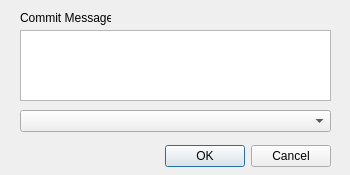
<?xml version="1.0" encoding="UTF-8"?>
<ui version="4.0">
 <class>CIDialog</class>
 <widget class="QDialog" name="CIDialog">
  <property name="geometry">
   <rect>
    <x>0</x>
    <y>0</y>
    <width>350</width>
    <height>175</height>
   </rect>
  </property>
  <property name="windowTitle">
   <string>Dialog</string>
  </property>
  <widget class="QDialogButtonBox" name="buttonBox">
   <property name="geometry">
    <rect>
     <x>70</x>
     <y>140</y>
     <width>261</width>
     <height>32</height>
    </rect>
   </property>
   <property name="orientation">
    <enum>Qt::Horizontal</enum>
   </property>
   <property name="standardButtons">
    <set>QDialogButtonBox::Cancel|QDialogButtonBox::Ok</set>
   </property>
  </widget>
  <widget class="QPlainTextEdit" name="plainTextEdit">
   <property name="geometry">
    <rect>
     <x>20</x>
     <y>30</y>
     <width>311</width>
     <height>71</height>
    </rect>
   </property>
  </widget>
  <widget class="QLabel" name="label">
   <property name="geometry">
    <rect>
     <x>20</x>
     <y>10</y>
     <width>91</width>
     <height>16</height>
    </rect>
   </property>
   <property name="text">
    <string>Commit Message</string>
   </property>
  </widget>
  <widget class="QComboBox" name="comboBox">
   <property name="geometry">
    <rect>
     <x>20</x>
     <y>110</y>
     <width>311</width>
     <height>22</height>
    </rect>
   </property>
  </widget>
 </widget>
 <resources/>
 <connections>
  <connection>
   <sender>buttonBox</sender>
   <signal>accepted()</signal>
   <receiver>CIDialog</receiver>
   <slot>accept()</slot>
   <hints>
    <hint type="sourcelabel">
     <x>248</x>
     <y>254</y>
    </hint>
    <hint type="destinationlabel">
     <x>157</x>
     <y>274</y>
    </hint>
   </hints>
  </connection>
  <connection>
   <sender>buttonBox</sender>
   <signal>rejected()</signal>
   <receiver>CIDialog</receiver>
   <slot>reject()</slot>
   <hints>
    <hint type="sourcelabel">
     <x>316</x>
     <y>260</y>
    </hint>
    <hint type="destinationlabel">
     <x>286</x>
     <y>274</y>
    </hint>
   </hints>
  </connection>
 </connections>
</ui>
